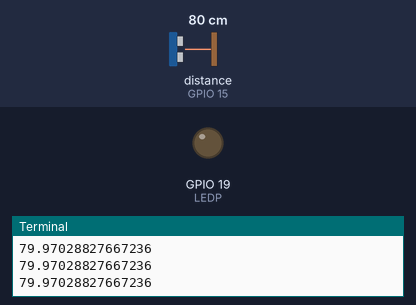
Bench run of a program on a simulated Raspberry Pi (BCM pin numbers). On the bench: output pins drawn as LEDs (lit = HIGH), the last lines printed to the terminal. The inputs (shaded band) are chosen by the test bench; at power-on: distance to the obstacle (sensor on GPIO 15) 80 cm. The echo pulse lasts 58.3 µs per cm; the clock reads 2024-03-15 10:24:30 at power-on unless the program sets it; pins used as bus, display or sensor lines are not drawn.

Above: at 1.2 s.
1.3 s: distance to the obstacle (sensor on GPIO 15) set to 2 cm
At 2.4 s:
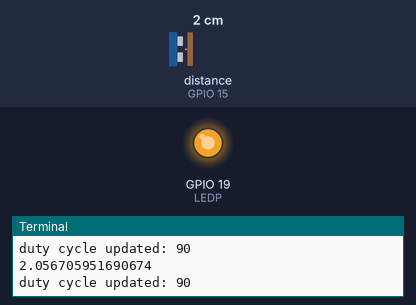
2.9 s: distance to the obstacle (sensor on GPIO 15) set to 9 cm
At 3.8 s:
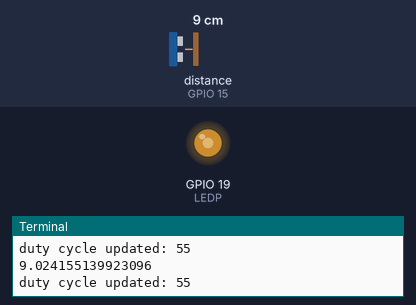
4.4 s: distance to the obstacle (sensor on GPIO 15) set to 18 cm
At 5.3 s:
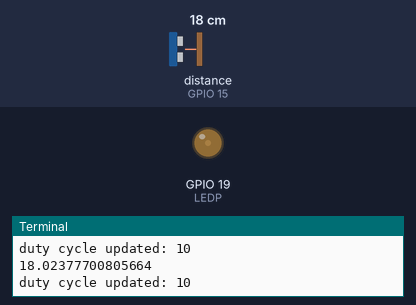
Timing chart, 0 to 7.4 s (numbered marks = the images above; inputs shaded):
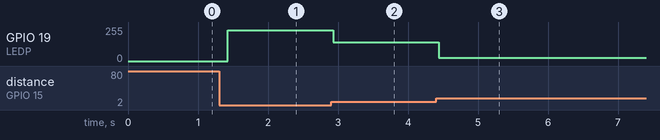

The program:

code.py
```python
import RPi.GPIO as GPIO
import time

GPIO.setmode(GPIO.BCM)

TRIGG=21
ECHO=15
LEDP=19

GPIO.setup(TRIGG, GPIO.OUT)
GPIO.setup(ECHO, GPIO.IN)
GPIO.setup(LEDP,GPIO.OUT)

ledPWM = GPIO.PWM(LEDP,100)

ledPWM.start(0)

def ultrasonic():
    GPIO.output(TRIGG,False)

    time.sleep(0.2)
    GPIO.output(TRIGG, True)

    time.sleep(0.0001)
    GPIO.output(TRIGG, False)

    StartTime = time.time()
    StopTime = time.time()

    while GPIO.input(ECHO) == 0:
        StartTime = time.time()

    while GPIO.input(ECHO) == 1:
        StopTime = time.time()

    DurationTime = StopTime-StartTime

    distance = (DurationTime*34300)/2

    print(distance)
    return distance

def PWM_led(dist):
    if(dist<20):
        ledPWM.ChangeDutyCycle(round(100-(dist*5)))
        print("duty cycle updated: " + str(round(100-(dist*5))))
    else:
        ledPWM.ChangeDutyCycle(0)

try:
    while True:
        dista = ultrasonic()
        PWM_led(dista)
        time.sleep(0.1)
except KeyboardInterrupt:
    ledPWM.stop()
    print("---operation ceased---")
    GPIO.cleanup()
```

Measured:
- after the input at 1.3 s, GPIO 19 (LEDP): 0/255 → 230/255 after 0.12 s
- after the input at 2.9 s, GPIO 19 (LEDP): 230/255 → 140/255 at once
- after the input at 4.4 s, GPIO 19 (LEDP): 140/255 → 26/255 at once
